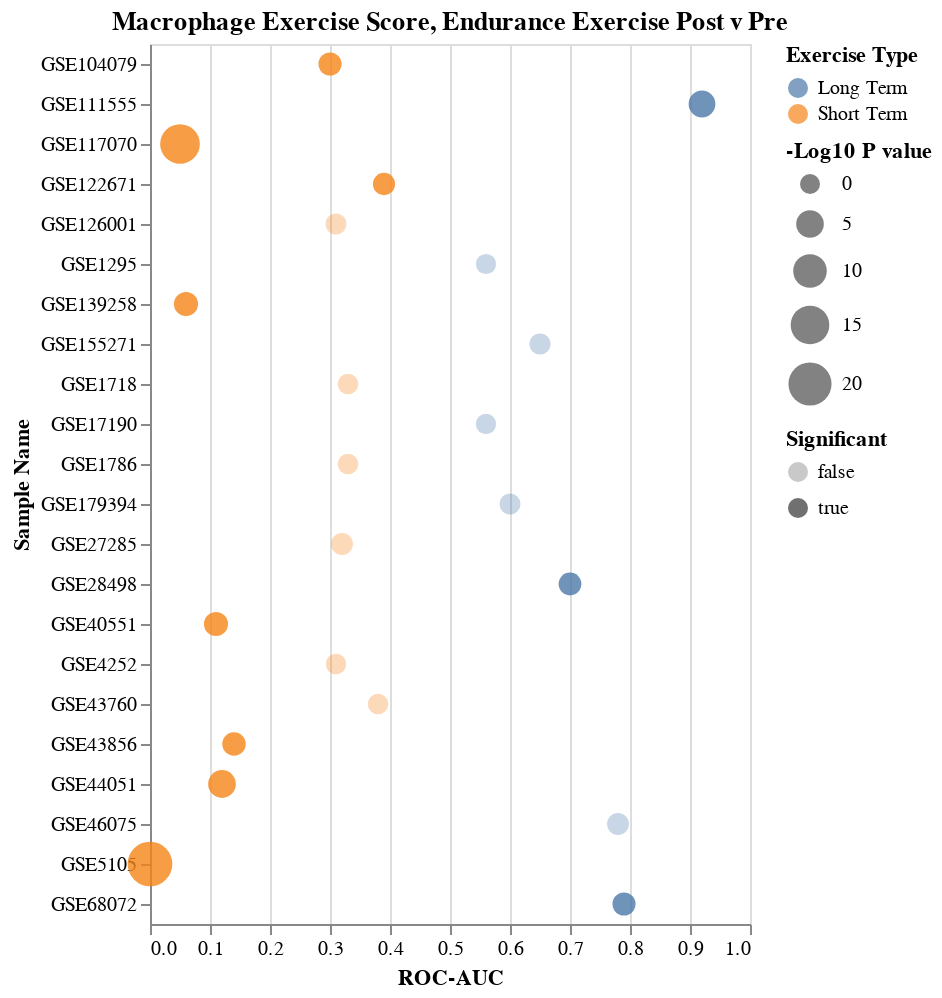

The code cell stored with this chart in its notebook:
### Code cell
endurLst=list(data2[data2['Exercise Type']=='endurance'].index)
saveName='MacrophageExerciseDotPlot_Endurance_Training_log10Pval.svg'
title='Macrophage Exercise Score, Endurance Exercise Post v Pre'
save=True
dfIn=df.loc[endurLst]

chart=makeDotPlot(dfIn,saveName=saveName,title=title,rev=False,save=save)
chart

### Figure 1 — Vega-Lite specification as saved in the notebook (floating-point values rounded to 4 significant figures)
{"config": {"view": {"continuousWidth": 300, "continuousHeight": 300}}, "data": {"name": "data-89a181f5b869cc56359dc32976fcfbc6"}, "mark": {"type": "circle"}, "encoding": {"color": {"field": "Exercise Type", "type": "nominal"}, "opacity": {"field": "Significant", "type": "nominal"}, "size": {"field": "-Log10 P value", "scale": {"range": [100, 500], "reverse": false}, "type": "quantitative"}, "x": {"field": "ROC-AUC", "scale": {"domain": [0, 1]}, "type": "quantitative"}, "y": {"field": "Sample Name", "type": "nominal"}}, "title": "Macrophage Exercise Score, Endurance Exercise Post v Pre", "$schema": "https://vega.github.io/schema/vega-lite/v5.8.0.json", "datasets": {"data-89a181f5b869cc56359dc32976fcfbc6": [{"Sample Name": "GSE117070", "Num Samples": 82, "ROC-AUC": 0.05, "Pval": 7.31e-17, "Exercise Type": "Short Term", "-Log10 P value": 16.14, "Significant": true}, {"Sample Name": "GSE43856", "Num Samples": 16, "ROC-AUC": 0.14, "Pval": 0.00832, "Exercise Type": "Short Term", "-Log10 P value": 2.08, "Significant": true}, {"Sample Name": "GSE5105", "Num Samples": 44, "ROC-AUC": 0.0, "Pval": 1.15e-22, "Exercise Type": "Short Term", "-Log10 P value": 21.94, "Significant": true}, {"Sample Name": "GSE27285", "Num Samples": 23, "ROC-AUC": 0.32, "Pval": 0.0765, "Exercise Type": "Short Term", "-Log10 P value": 1.116, "Significant": false}, {"Sample Name": "GSE139258", "Num Samples": 12, "ROC-AUC": 0.06, "Pval": 0.00316, "Exercise Type": "Short Term", "-Log10 P value": 2.5, "Significant": true}, {"Sample Name": "GSE126001", "Num Samples": 16, "ROC-AUC": 0.31, "Pval": 0.286, "Exercise Type": "Short Term", "-Log10 P value": 0.5436, "Significant": false}, {"Sample Name": "GSE122671", "Num Samples": 88, "ROC-AUC": 0.39, "Pval": 0.0494, "Exercise Type": "Short Term", "-Log10 P value": 1.306, "Significant": true}, {"Sample Name": "GSE1718", "Num Samples": 6, "ROC-AUC": 0.33, "Pval": 0.435, "Exercise Type": "Short Term", "-Log10 P value": 0.3615, "Significant": false}, {"Sample Name": "GSE44051", "Num Samples": 48, "ROC-AUC": 0.12, "Pval": 8.17e-06, "Exercise Type": "Short Term", "-Log10 P value": 5.088, "Significant": true}, {"Sample Name": "GSE1786", "Num Samples": 12, "ROC-AUC": 0.33, "Pval": 0.436, "Exercise Type": "Short Term", "-Log10 P value": 0.3605, "Significant": false}, {"Sample Name": "GSE4252", "Num Samples": 8, "ROC-AUC": 0.31, "Pval": 0.465, "Exercise Type": "Short Term", "-Log10 P value": 0.3325, "Significant": false}, {"Sample Name": "GSE40551", "Num Samples": 16, "ROC-AUC": 0.11, "Pval": 0.00331, "Exercise Type": "Short Term", "-Log10 P value": 2.48, "Significant": true}, {"Sample Name": "GSE43760", "Num Samples": 24, "ROC-AUC": 0.38, "Pval": 0.532, "Exercise Type": "Short Term", "-Log10 P value": 0.2741, "Significant": false}, {"Sample Name": "GSE104079", "Num Samples": 58, "ROC-AUC": 0.3, "Pval": 0.0156, "Exercise Type": "Short Term", "-Log10 P value": 1.807, "Significant": true}, {"Sample Name": "GSE1295", "Num Samples": 6, "ROC-AUC": 0.56, "Pval": 0.795, "Exercise Type": "Long Term", "-Log10 P value": 0.09963, "Significant": false}, {"Sample Name": "GSE17190", "Num Samples": 24, "ROC-AUC": 0.56, "Pval": 0.655, "Exercise Type": "Long Term", "-Log10 P value": 0.1838, "Significant": false}, {"Sample Name": "GSE68072", "Num Samples": 23, "ROC-AUC": 0.79, "Pval": 0.0151, "Exercise Type": "Long Term", "-Log10 P value": 1.821, "Significant": true}, {"Sample Name": "GSE155271", "Num Samples": 13, "ROC-AUC": 0.65, "Pval": 0.213, "Exercise Type": "Long Term", "-Log10 P value": 0.6716, "Significant": false}, {"Sample Name": "GSE46075", "Num Samples": 16, "ROC-AUC": 0.78, "Pval": 0.0865, "Exercise Type": "Long Term", "-Log10 P value": 1.063, "Significant": false}, {"Sample Name": "GSE28498", "Num Samples": 38, "ROC-AUC": 0.7, "Pval": 0.0242, "Exercise Type": "Long Term", "-Log10 P value": 1.616, "Significant": true}, {"Sample Name": "GSE111555", "Num Samples": 32, "ROC-AUC": 0.92, "Pval": 4.49e-05, "Exercise Type": "Long Term", "-Log10 P value": 4.348, "Significant": true}, {"Sample Name": "GSE179394", "Num Samples": 50, "ROC-AUC": 0.6, "Pval": 0.273, "Exercise Type": "Long Term", "-Log10 P value": 0.5638, "Significant": false}]}}
